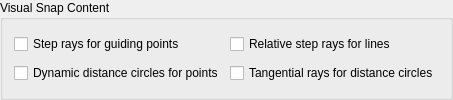
        <widget class="QGroupBox" name="groupBox_38">
         <property name="title">
          <string>Visual Snap Content</string>
         </property>
         <layout class="QGridLayout" name="gridLayout_61">
          <item row="0" column="0">
           <widget class="QCheckBox" name="cbVisualSnapRaysAngleSnapVertexes">
            <property name="toolTip">
             <string>&lt;html&gt;&lt;head/&gt;&lt;body&gt;&lt;p&gt;If checked, visual snap will also consider rays from guiding points with step, similar to angle snap. &lt;/p&gt;&lt;p&gt;Otherwise, only vertical and horizontal rays will be considered for vertexes.&lt;/p&gt;&lt;/body&gt;&lt;/html&gt;</string>
            </property>
            <property name="text">
             <string>Step rays for guiding points</string>
            </property>
           </widget>
          </item>
          <item row="2" column="0">
           <widget class="QCheckBox" name="cbVisualSnapVertexVertexDistanceCircles">
            <property name="toolTip">
             <string>If selected, guiding circles for distances between guiding points will be included into visual snap. Otherwise, they will be ignored. </string>
            </property>
            <property name="text">
             <string>Dynamic distance circles for points</string>
            </property>
           </widget>
          </item>
          <item row="0" column="1">
           <widget class="QCheckBox" name="cbVisualSnapRaysAngleSnapRelative">
            <property name="toolTip">
             <string>&lt;html&gt;&lt;head/&gt;&lt;body&gt;&lt;p&gt;If checked, visual snap will also create guiding rays for enpoints of lines from the document,  added into visual snap with step, similar to angle snap yet which is related to the line's own angle. &lt;/p&gt;&lt;p&gt;Otherwise, only tangential and normal rays will be considered for vertexes.&lt;/p&gt;&lt;/body&gt;&lt;/html&gt;</string>
            </property>
            <property name="text">
             <string>Relative step rays for lines</string>
            </property>
           </widget>
          </item>
          <item row="2" column="1">
           <widget class="QCheckBox" name="cbVisualSnapVertexVertexDistancesTangential">
            <property name="toolTip">
             <string>&lt;html&gt;&lt;head/&gt;&lt;body&gt;&lt;p&gt;If selected, and both &amp;quot;Snap to Distance&amp;quot; and &amp;quot;Snap To Center&amp;quot; snap modes are enabled, tangential guiding rays will be created between distance circles that are created for guiding points. &lt;/p&gt;&lt;p&gt;Otherwise, tangential will not be created. &lt;/p&gt;&lt;/body&gt;&lt;/html&gt;</string>
            </property>
            <property name="text">
             <string>Tangential rays for distance circles</string>
            </property>
           </widget>
          </item>
         </layout>
        </widget>
